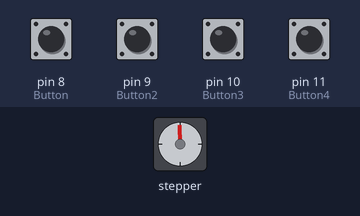
The sketch below on a simulated Arduino Uno, built with avr-gcc and run on an emulated ATmega328P. Shown: stepper motor. The inputs (shaded band) are chosen by the test bench; at power-on: pin 8 (Button) HIGH, pin 9 (Button2), pin 10 (Button3), pin 11 (Button4) LOW. Stepper angles assume 2048 steps per turn.

Above: at 0.05 s.
At 1.95 s:
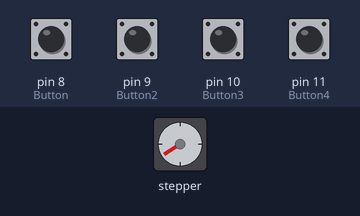
At 3.9 s:
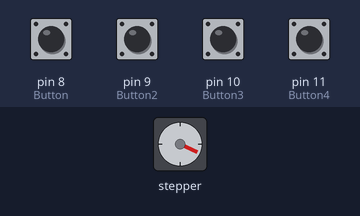
At 7.75 s:
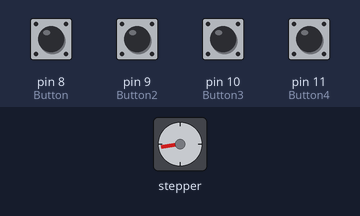
Timing chart, 0 to 10.1 s (numbered marks = the images above):
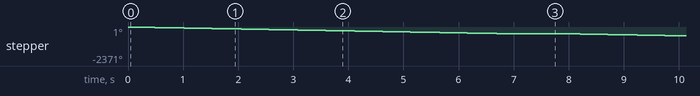

The sketch:

4_buttons.ino
```cpp
#include <Stepper.h>
int Button = 8;
int Button2 = 9;
int Button3 = 10;
int Button4 = 11;
int button_cond1;
int button_cond2;
int button_cond3;
int button_cond4;
int del = 8;
const int stepsPerRevolution = 2048;  // change this to fit the number of steps per revolution
// for your motor
// initialize the stepper library on pins 8 through 11:
Stepper myStepper(stepsPerRevolution, 2, 4, 3, 5);
int stepCount = 0;         // number of steps the motor has taken
int steps;

void Forward() { // should go forward by 50 steps
    int stepCount = 0;
    while (stepCount < 2614.58) {
    steps = 1;
    myStepper.step(-steps);
    stepCount++;
    // delay(del);
    //    Serial.print("Forward steps :");
    //    Serial.println(stepCount);
    }

}

void setup() {
    myStepper.setSpeed(12);
    // initialize the serial port:
    Serial.begin(9600);
    pinMode(Button, INPUT_PULLUP);

    //myStepper.setSpeed(60);
}
void loop() {
  // step one step:
    button_cond1 = digitalRead(Button);
    button_cond2 = digitalRead(Button2);
    button_cond3 = digitalRead(Button3);
    button_cond4 = digitalRead(Button4);

    //run the loops depending on which button is pressed (the first one that is high takes priority)
    if (button_cond1 == HIGH) forwardLoop(1);
    else if (button_cond2 == HIGH) Load();
    else if (button_cond3 == HIGH) forwardLoop(10);
    else if (button_cond4 == HIGH) forwardLoop(20);
}

//move the motor forward, then wait a 5 second delay. loops the amount of time given to it
void forwardLoop(int loops){
    for(int i=0 ; i < loops ; i++){
        Forward();
        delay(1000);
    }
}
void Load() { // should go forward by 50 steps
    int stepCount = 0;
    while (stepCount < 335.77) {
    steps = 1;
    myStepper.step(-steps);
    stepCount++;
    // delay(del);
    //    Serial.print("Forward steps :");
    //    Serial.println(stepCount);
    }}
```

Measured:
- by itself, stepper: turns 460° counter-clockwise in 6.8 s, repeating every 7.8 s
